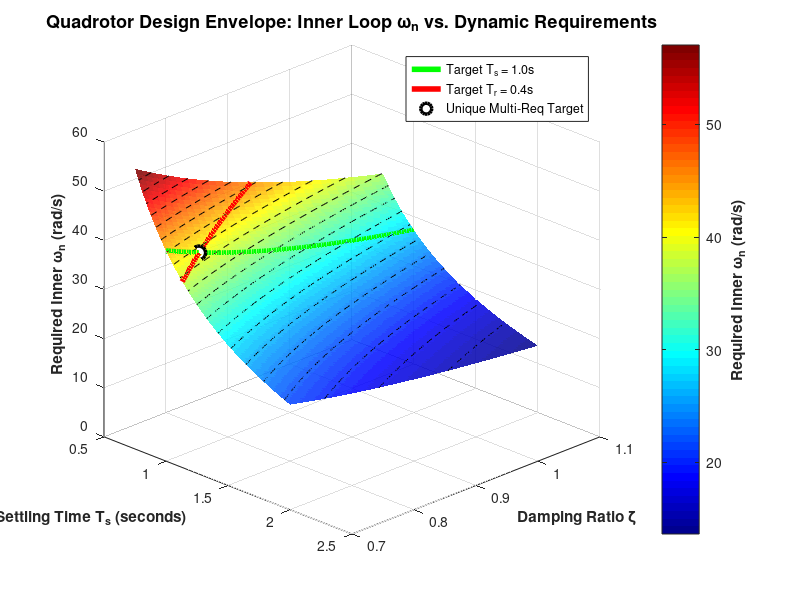

Write the MATLAB code that produced this figure.
%% REQ-Dyn-03 (Updated with Rise Time Calculations)
% Finding natural frequencies, damping ratios, and rise times
clear all; close all; clc;

%% KEY VARIABLES
%%--------------
ts_target = 1.0; 
tr_target = 0.4;
sep = 10.0;
%%--------------

N = 100;
g = 9.81; % m/s^2
% Range of damping ratios and settling times
zeta = linspace(0.7,1.1,N);
ts = linspace(0.75,2.0,N);
p = 0.05; % Percent (want within 95% so 5% error)
[TS, ZETA] = meshgrid(ts, zeta);

Omega_n_mid = -log(p) ./ (ZETA .* TS);

% Inner loop targets
Omega_n_inner_rps = Omega_n_mid * sep;      % in radians per second
% Omega_n_inner_rps = Omega_n_mid * 10.0;      % in radians per second
Omega_n_inner_hz  = Omega_n_inner_rps / (2 * pi); % in Hertz

% --- NEW: Calculate the Mid Velocity Loop Rise Time across the mesh ---
% Using standard second-order approximation: Tr = (0.8 + 0.6*zeta + 0.6*zeta^2) / wn
TR_mid = (0.8 + 0.6.*ZETA + 0.6.*ZETA.^2) ./ Omega_n_mid;
% ----------------------------------------------------------------------

% Motor limitations: frequency response limits (bandwidth limits)
risky_ceiling_rps = 400*2*pi/10; % rad/s

% Plotting
figure('Position', [100, 100, 1000, 650]);
surf_handle = surf(TS, ZETA, Omega_n_inner_rps, 'EdgeColor', 'none', 'FaceAlpha', 0.85,'HandleVisibility','off');
hold on;
contour3(TS, ZETA, Omega_n_inner_rps, 20, 'k--','HandleVisibility','off');

[TS_mesh, ZETA_mesh] = meshgrid(ts, zeta);
z_risky   = risky_ceiling_rps * ones(size(TS_mesh));

% Mesh plane representing the vibration threshold limit
% mesh(TS_mesh, ZETA_mesh, z_risky, 'FaceColor', 'y', 'EdgeColor', 'none', 'FaceAlpha', 0.75, 'DisplayName', 'High Noise/Vibration Threshold (40 rad/s)');

% --- VISUAL BOUNDARIES & REQUIREMENTS ISOLATION ---

% 1. Target Settling Time Limit (Ts = 1.0s) Line
ts_line = ts_target * ones(size(zeta));
zeta_line = zeta;
omega_line_ts = (-log(p) ./ (zeta_line .* ts_target)) * sep; 
% omega_line_ts = (-log(p) ./ (zeta_line .* ts_target)) * 5.0; 
plot3(ts_line, zeta_line, omega_line_ts, 'g-', 'LineWidth', 4, 'DisplayName', 'Target T_s = 1.0s');

% 2. NEW: Target Rise Time Limit (Tr = 0.4s) Line
% To find where Tr = 0.4s, we rearrange: wn_mid = (0.8 + 0.6*zeta + 0.6*zeta^2) / Tr
omega_mid_tr_line = (0.8 + 0.6.*zeta + 0.6.*zeta.^2) ./ tr_target;
omega_inner_tr_line = omega_mid_tr_line * sep; % Scale up to inner loop axis
% omega_inner_tr_line = omega_mid_tr_line * 5.0; % Scale up to inner loop axis
% Solve for the matching Ts coordinates to plot it properly on our X-axis mesh:
% Ts = -log(0.05) / (zeta * wn_mid)
ts_tr_line = -log(p) ./ (zeta .* omega_mid_tr_line);

% Filter line to only plot within our visible X-axis limits
valid_tr_plot = (ts_tr_line >= 0.75) & (ts_tr_line <= 2.0);
plot3(ts_tr_line(valid_tr_plot), zeta(valid_tr_plot), omega_inner_tr_line(valid_tr_plot), ...
      'r-', 'LineWidth', 4, 'DisplayName', 'Target T_r = 0.4s');

%% --- FINDING AND PLOTTING THE EXACT INTERSECTION POINT ---
% The point where Ts = 1.0s and Tr = 0.4s meet mathematically
opt_ts = ts_target;
opt_tr = tr_target;

% Analytical ratio formula: Tr/Ts = zeta * (0.8 + 0.6*zeta + 0.6*zeta^2) / -log(p)
target_ratio = opt_tr / opt_ts;
zeta_fine = linspace(0.7, 1.1, 1000);
ratio_model = (zeta_fine .* (0.8 + 0.6.*zeta_fine + 0.6.*zeta_fine.^2)) / -log(p);
[~, min_idx] = min(abs(ratio_model - target_ratio));

opt_zeta = zeta_fine(min_idx);
opt_wn_mid = -log(p) / (opt_zeta * opt_ts);
opt_wn_inner = opt_wn_mid * sep;
% opt_wn_inner = opt_wn_mid * 5.0;

% Plot the intersection dot
plot3(opt_ts, opt_zeta, opt_wn_inner, 'ko', 'MarkerFaceColor', 'w', 'MarkerSize', 10, 'LineWidth', 2.5, 'DisplayName', 'Unique Multi-Req Target');

% --- FORMATTING ---
colormap(jet);
colorbar_handle = colorbar;
ylabel(colorbar_handle, 'Required Inner \omega_n (rad/s)', 'FontSize', 11, 'FontWeight', 'bold');

title('Quadrotor Design Envelope: Inner Loop \omega_n vs. Dynamic Requirements', 'FontSize', 13, 'FontWeight', 'bold');
xlabel('95% Velocity Settling Time T_s (seconds)', 'FontSize', 11, 'FontWeight', 'bold');
ylabel('Damping Ratio \zeta', 'FontSize', 11, 'FontWeight', 'bold');
zlabel('Required Inner \omega_n (rad/s)', 'FontSize', 11, 'FontWeight', 'bold');

legend('Location', 'northeast');
zlim([0, 60]);
xlim([0.5, 2.5]);
view(45, 25); 
grid on;

%% Calcualting Gains (Inner, Mid, Outer)
% =========================================================================
% MATHEMATICALLY TUNED CONTROL GAINS (T_s = 1.0s, T_r = 0.4s Corridor)
% =========================================================================
g = 9.81;          % m/s^2

% Vehicle Constant Definitions
m = 1544.28/1000; % kg (max)

% Diagonal Moments of Inertia (Stay positive)
Ixx = 89245.98 * 1e-7; % 0.0040973 kg*m^2
Iyy = 151302.79 * 1e-7; % 0.0075297 kg*m^2
Izz = 86887.83 * 1e-7; % 0.0041206 kg*m^2

% Transpose/Parallel Axis effects disappear at CoM. Off-diagonals are negligible.
Ixy = -783.09  * 1e-7; 
Ixz =  889.34  * 1e-7; 
Iyz =  1699.51  * 1e-7; 

J = [ Ixx, Ixy, Ixz; 
      Ixy, Iyy, Iyz; 
      Ixz, Iyz, Izz ];
J_inv = inv(J);

% Primary Base Multipliers derived from your optimal surface point
wn_inner   = opt_wn_inner; 
zeta_inner = opt_zeta;
Kp_mult = wn_inner^2;               % 
Kd_mult = 2 * zeta_inner * wn_inner; % 

Kpphi = Kp_mult / J_inv(1,1);     
Kdphi = Kd_mult / J_inv(1,1);     
Kiphi = Kpphi * 0.05;              

Kptheta = Kp_mult / J_inv(2,2);   
Kdtheta = Kd_mult / J_inv(2,2);   
Kitheta = Kptheta * 0.05;          

% =========================================================================
% 1. VERTICAL LOOP: Altitude (z) Control Gains
% =========================================================================
% Dynamic Model: Newton's Second Law -> m * z_ddot = F_thrust
% Controller Type: PID over Acceleration
% Characteristic Equation: s^2 + (Kdz/m)*s + (Kpz/m) = 0
% Standard Second-Order Template Matching:
%   - Proportional Gain: Kpz = wn_z^2 * m
%   - Derivative Gain:   Kdz = 2 * zeta_z * wn_z * m
%   - Integral Gain:     Kiz = 10% of Kpz (steady-state error compensation)
% =========================================================================

zeta_z = 1.0; % critically damped
wn_z = wn_inner / sep;
Kpz = (wn_z^2) * m;               
Kdz = (2 * zeta_z * wn_z) * m;     
% Kiz = Kpz * 0.05;
Kiz = 0.0;

Jzz = 1 / J_inv(3,3);
Jxx = 1 / J_inv(1,1);
Jyy = 1 / J_inv(2,2);
mean_translational_inertia = (Jxx + Jyy) / 2;
% =========================================================================
% 2. INNER LOOP: Yaw Rotation (psi) Control Gains
% =========================================================================
% Dynamic Model: Rotational Rigid Body -> Jzz * psi_ddot = Torque_yaw
% Controller Type: PID over Angular Acceleration
% Characteristic Equation: s^2 + (Kdpsi/Jzz)*s + (Kppsi/Jzz) = 0
% Standard Second-Order Template Matching (Note: Jzz = 1 / J_inv(3,3)):
%   - Proportional Gain: Kppsi = wn_yaw^2 * Jzz
%   - Derivative Gain:   Kdpsi = 2 * zeta_yaw * wn_yaw * Jzz
%   - Integral Gain:     Kipsi = 10% of Kppsi (aerodynamic drag rejection)
% =========================================================================

wn_yaw = wn_inner;
zeta_yaw = 1.0;
Kppsi = (wn_yaw^2) / J_inv(3,3);  
Kdpsi = (2 * zeta_yaw * wn_yaw) / J_inv(3,3); 
Kipsi = Kppsi * 0.05;

% =========================================================================
% 3. MID LOOP: Translational Velocity (u, v) Control Gains
% =========================================================================
% Dynamic Model: Small-Angle Horizontal Acceleration -> u_dot = -g * theta
% Controller Type: PI over Velocity (Outputs Target Pitch/Roll Angle)
% Characteristic Equation (Time Derivative of Plant): s^2 + (g * Kpu)*s + (g * Kdu) = 0
% Standard Second-Order Template Matching (Note: Role of P and D are inverted):
%   - Proportional Gain: Kpu = (2 * zeta_mid * wn_mid) / g  (Acts as damping)
%   - Derivative Gain:   Kdu = wn_mid^2 / g                 (Acts as stiffness)
%   - Integral Gain:     Kiu = 10% of Kpu                   (Wind/bias rejection)
% =========================================================================

% wn_mid = wn_inner / sep;
wn_mid = wn_inner / 5.0;
zeta_mid = 1.0;
% zeta_mid = 1.25;

Kpu = (2 * zeta_mid * wn_mid) / g; 
% Kpu = wn_mid/g;
Kpv = Kpu;

% =========================================================================
% 4. OUTER LOOP: Spatial Position (x, y) Control Gains
% =========================================================================
% Kinematic Model: Pure Geometric Integration -> x_dot = u
% Controller Type: P (with weak I) over Kinematics (Outputs Target Velocity)
% Characteristic Equation: s + Kpx = 0
% Standard First-Order Template Matching (No mass/inertia required):
%   - Proportional Gain: Kpx = wn_outer
%   - Integral Gain:     Kix = 10% of Kpx (drifting error compensation)
% =========================================================================

wn_outer = wn_mid / 5.0;
% wn_outer = wn_mid / sep;

Kpx = wn_outer;                    
Kpy = Kpx;

% =========================================================================
% EXPANDED VERIFICATION PRINT STATEMENT
% =========================================================================
fprintf('\n===================================================================\n');
fprintf('        HIGH-FIDELITY FLIGHT CONTROLLER GAIN VERIFICATION MATRIX    \n');
fprintf('     Requirements Targets Met: Settling Time = 1.0s, Rise Time = 0.4s \n');
fprintf('===================================================================\n\n');

fprintf('  [LAYER 1: INNERMOST ATTITUDE & HEAVE RATES]\n');
fprintf('  ---------------------------------------------------------------\n');
fprintf('  Roll (phi)   ->  Kp = %10.5f,  Ki = %10.5f,  Kd = %10.5f\n', Kpphi, Kiphi, Kdphi);
fprintf('  Pitch (theta)->  Kp = %10.5f,  Ki = %10.5f,  Kd = %10.5f\n', Kptheta, Kitheta, Kdtheta);
fprintf('  Yaw (psi)    ->  Kp = %10.5f,  Ki = %10.5f,  Kd = %10.5f\n', Kppsi, Kipsi, Kdpsi);
fprintf('  Altitude (Z) ->  Kp = %10.5f,  Ki = %10.5f,  Kd = %10.5f\n\n', Kpz, Kiz, Kdz);

% fprintf('  [LAYER 2: TRANSLATIONAL VELOCITY LOOP (10x Time-Scale Separation)]\n');
fprintf('  [LAYER 2: TRANSLATIONAL VELOCITY LOOP (10x Time-Scale Separation)]\n');
fprintf('  ---------------------------------------------------------------\n');
% fprintf('  U Velocity   ->  Kp = %10.5f,  Ki = %10.5f,  Kd = %10.5f\n', Kpu, Kiu, Kdu);
% fprintf('  V Velocity   ->  Kp = %10.5f,  Ki = %10.5f,  Kd = %10.5f\n\n', Kpv, Kiv, Kdv);
fprintf('  U Velocity   ->  Kp = %10.5f\n',Kpu);
fprintf('  V Velocity   ->  Kp = %10.5f\n',Kpv);

% fprintf('  [LAYER 3: OUTERMOST SPATIAL NAVIGATION (100x Separation Corridor)]\n');
fprintf('  [LAYER 3: OUTERMOST SPATIAL NAVIGATION (100x Separation Corridor)]\n');
fprintf('  ---------------------------------------------------------------\n');
fprintf('  X Position   ->  Kp = %10.5f\n',Kpx);
fprintf('  Y Position   ->  Kp = %10.5f\n',Kpy);
fprintf('===================================================================\n');
